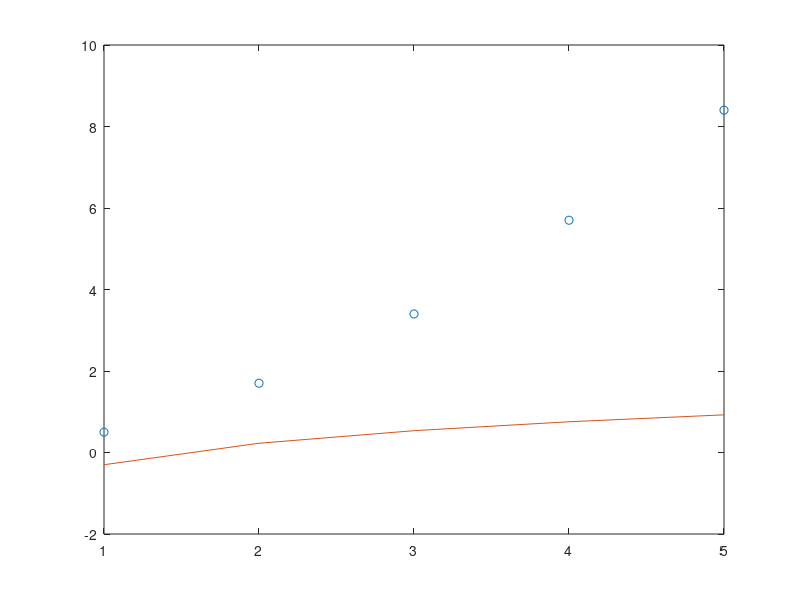

The MATLAB source for this figure:
close all; clear all; clc;
x = [1 2 3 4 5];
y = [.5 1.7 3.4 5.7 8.4];
n = length(x);
A = [n sum(log10(x));sum(log10(x)) sum((log10(x)).^2)];
X = [];
Y = [sum(log10(y))  sum(log10(y).*log10(x))];
X = Y/A;
a2 = 10^X(1,1)
b2 = X(1,2)
plot(x,y,'o');
hold on;
ym  =   log10(a2) + b2*log10(x);
plot(x,ym);